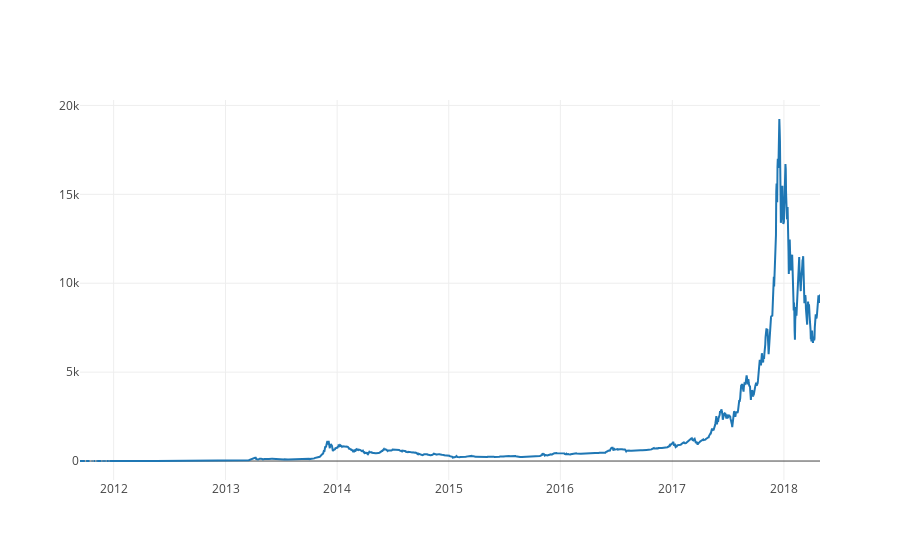

Notebook cell for this chart:
### Code cell
# Calculate the average BTC price as a new column
btc_usd_datasets['avg_btc_price_usd'] = btc_usd_datasets.mean(axis=1)
# Plot the average BTC price
btc_trace = go.Scatter(x=btc_usd_datasets.index, y=btc_usd_datasets['avg_btc_price_usd'])
py.iplot([btc_trace])

### Figure 1 — Plotly figure (JSON) as saved in the notebook; plotly's stock layout.template omitted (floating-point values rounded to 4 significant figures; data arrays with more than 128 entries replaced by an {"elided": "..."} marker saying what was removed)
{"data": [{"type": "scatter", "uid": "f8927b9a-953d-11e8-be38-701ce7bb6ad8", "x": {"elided": "2421 str values"}, "y": {"elided": "2421 float values"}}], "layout": {}}
